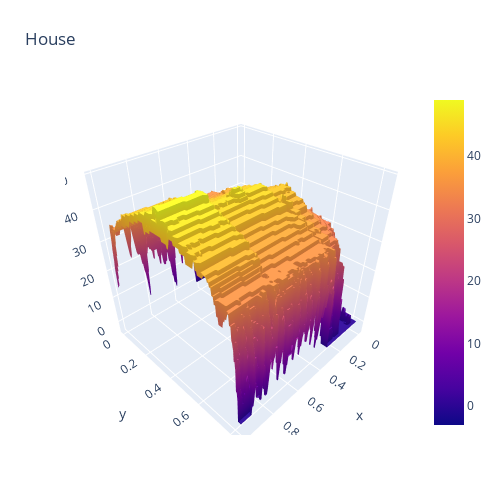

The notebook cell saved with this chart:
### Code cell
ztwo = chm_all[1]
sh_0, sh_1 = ztwo.shape
x, y = np.linspace(0, 1, sh_0), np.linspace(0, 1, sh_1)
fig = go.Figure(data=[go.Surface(z=ztwo, x=x, y=y)])
fig.update_layout(title='House', autosize=False,
                  width=500, height=500,
                  margin=dict(l=65, r=50, b=65, t=90))
fig.show()

### Figure 1 — Plotly figure (JSON) as saved in the notebook; plotly's stock layout.template omitted (floating-point values rounded to 4 significant figures; data arrays with more than 128 entries replaced by an {"elided": "..."} marker saying what was removed)
{"data": [{"type": "surface", "x": {"elided": "250 float values"}, "y": {"elided": "300 float values"}, "z": {"elided": "250x300 int values"}}], "layout": {"autosize": false, "height": 500, "margin": {"b": 65, "l": 65, "r": 50, "t": 90}, "title": {"text": "House"}, "width": 500}}
